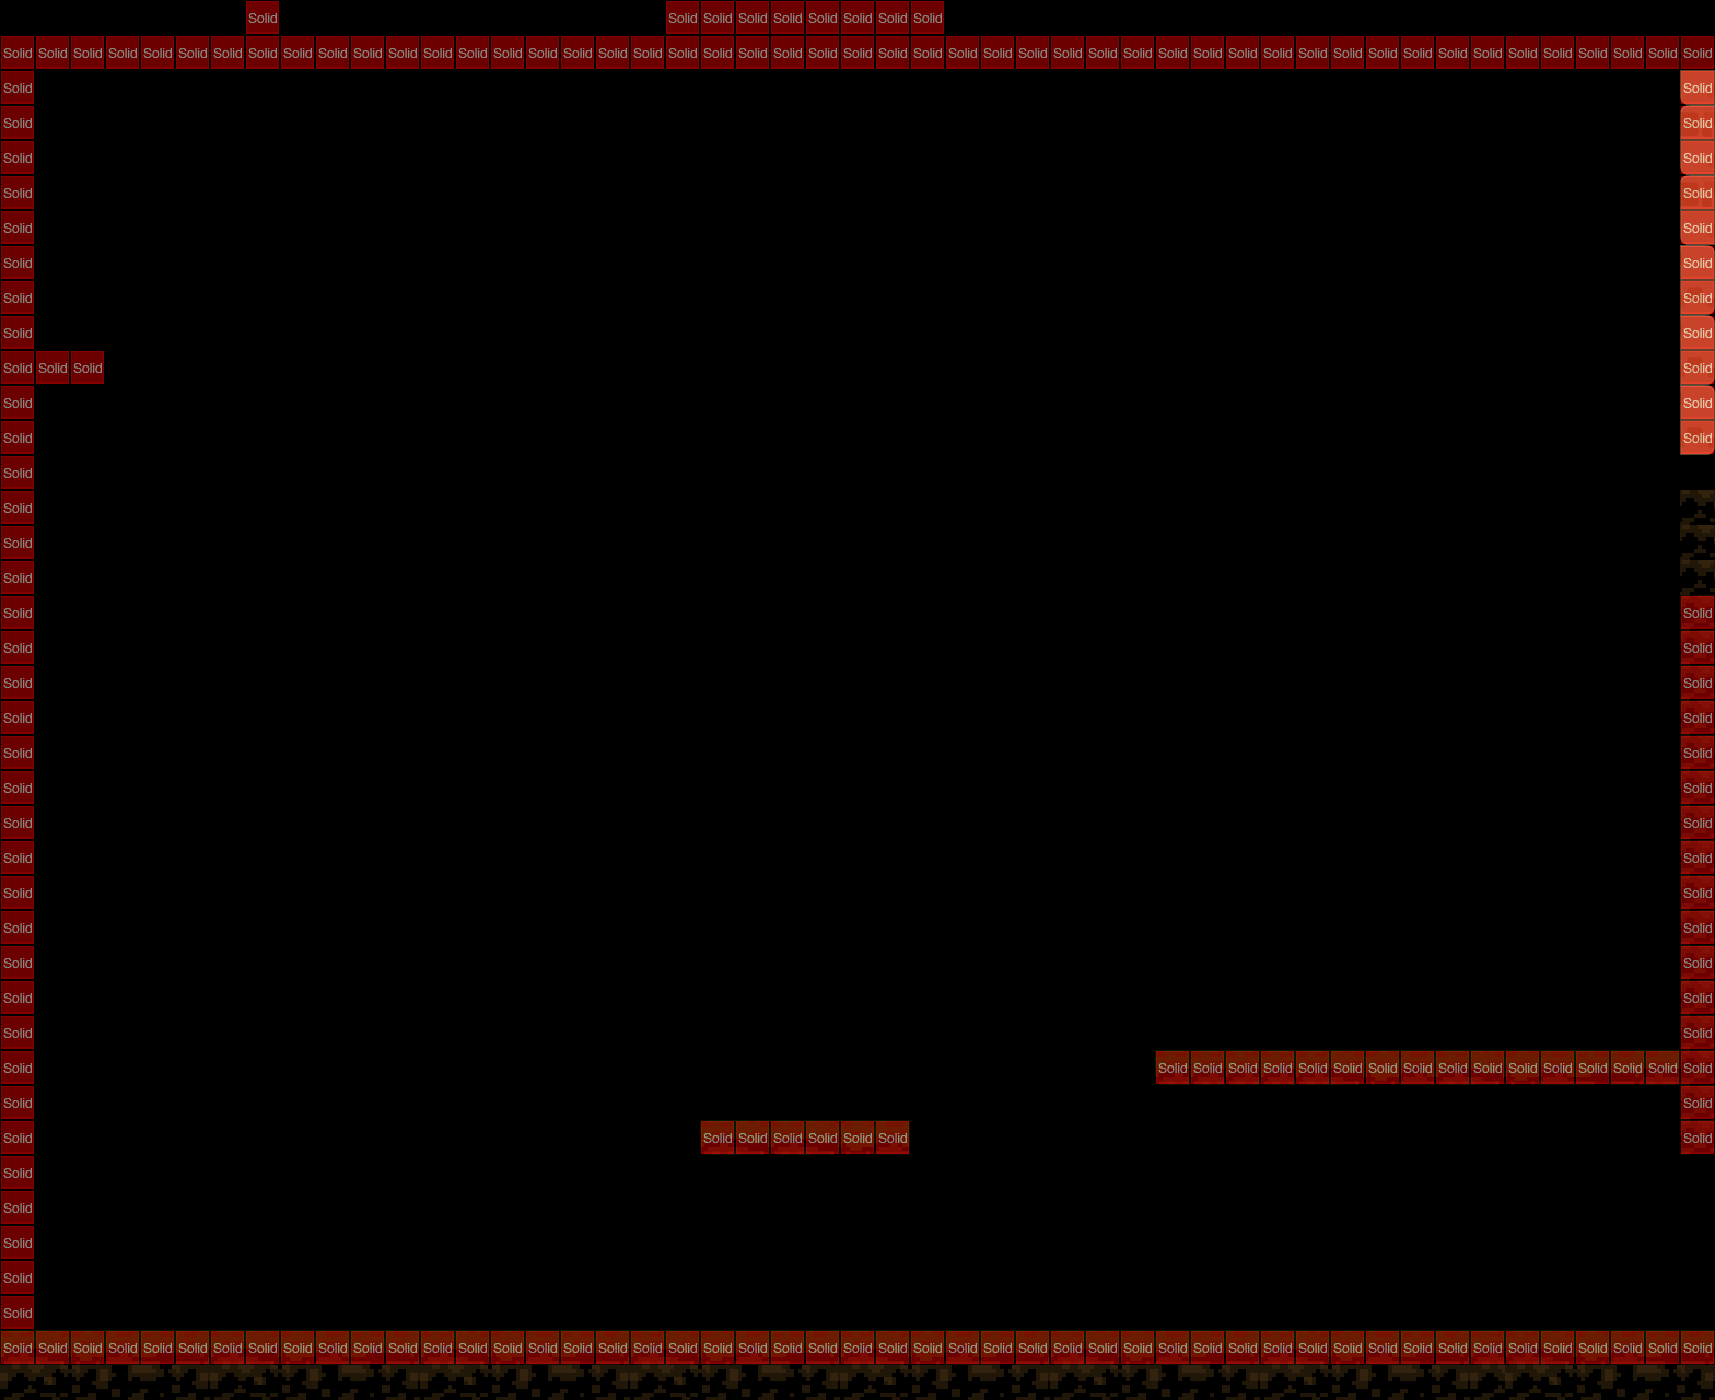

This game map was drawn from its Tiled (.tmx) file and the tilesets committed beside it. A one-line description and the trimmed map source follow:
An orthogonal 49x40 tile map with 35x35 px tiles, 3 tile layers (back layer, front layer, collision), 1 hidden layer not drawn, 3 tilesets and 7 objects (2x SlimeEntity, 2x FlyEntity, secondPlayer, mainPlayer, sword).

<map version="1.0" orientation="orthogonal" width="49" height="40" tilewidth="35" tileheight="35">
 <properties>
  <property name="backgroundcolor" value="#aa55ff" />
 </properties>
 <tileset firstgid="1" name="tileset" tilewidth="35" tileheight="35">
  <image source="../gfx/tileset.png" width="512" height="512" />
 </tileset>
 <tileset firstgid="197" name="metatiles35x35" tilewidth="35" tileheight="35">
  <image source="../gfx/metatiles35x35.png" width="210" height="35" />
  <tile id="0">
   <properties>
    <property name="type" value="solid" />
   </properties>
  </tile>
  <tile id="1">
   <properties>
    <property name="type" value="platform" />
   </properties>
  </tile>
  <tile id="2">
   <properties>
    <property name="type" value="lslope" />
   </properties>
  </tile>
  <tile id="3">
   <properties>
    <property name="type" value="rslope" />
   </properties>
  </tile>
  <tile id="4">
   <properties>
    <property name="type" value="ladder" />
   </properties>
  </tile>
  <tile id="5">
   <properties>
    <property name="type" value="breakable" />
   </properties>
  </tile>
 </tileset>
 <tileset firstgid="203" name="Forestground@4x" tilewidth="35" tileheight="35">
  <image source="../gfx/Forestground@4x.png" trans="ff00ff" width="500" height="500" />
 </tileset>
 <imagelayer name="gradient_background" width="49" height="40" visible="0">
  <image source="../gfx/background.png" />
 </imagelayer>
 <layer name="back layer" width="49" height="40">
  <data>[1960 cells, 108 non-empty, 16 distinct tile ids]</data>
 </layer>
 <objectgroup color="#55ff00" name="secondplayer" width="49" height="40">
  <object name="secondPlayer" x="70" y="1260" width="70" height="70">
   <properties>
    <property name="spriteheight" value="98" />
    <property name="spritewidth" value="72" />
   </properties>
  </object>
 </objectgroup>
 <objectgroup color="#55ff00" name="player" width="49" height="40">
  <object name="mainPlayer" x="175" y="1260" width="70" height="70">
   <properties>
    <property name="animationspeed" value="5" />
    <property name="image" value="simon" />
    <property name="spriteheight" value="100" />
    <property name="spritewidth" value="140" />
   </properties>
  </object>
  <object name="sword" x="245" y="1260" width="70" height="35" />
  <object name="SlimeEntity" x="48" y="975" width="350" height="35">
   <properties>
    <property name="animationspeed" value="3" />
    <property name="gravity" value="0" />
    <property name="image" value="bat" />
    <property name="spriteheight" value="50" />
    <property name="spritewidth" value="50" />
    <property name="velX" value="2" />
   </properties>
  </object>
 </objectgroup>
 <objectgroup color="#ff0000" name="slimes" width="49" height="40">
  <object name="SlimeEntity" x="274" y="694" width="350" height="35">
   <properties>
    <property name="animationspeed" value="5" />
    <property name="gravity" value="0" />
    <property name="image" value="crow" />
    <property name="spriteheight" value="50" />
    <property name="spritewidth" value="50" />
    <property name="velX" value="1" />
   </properties>
  </object>
 </objectgroup>
 <objectgroup color="#ffff00" name="coins" width="49" height="40" />
 <objectgroup color="#ff0000" name="flies" width="49" height="40">
  <object name="FlyEntity" x="1190" y="385" width="210" height="35">
   <properties>
    <property name="animationspeed" value="12" />
    <property name="gravity" value="0" />
    <property name="image" value="lameenemy" />
    <property name="spritewidth" value="24" />
    <property name="velX" value="2" />
   </properties>
  </object>
  <object name="FlyEntity" x="1180" y="950" width="490" height="35">
   <properties>
    <property name="animationspeed" value="10" />
    <property name="gravity" value="0" />
    <property name="image" value="skeleton" />
    <property name="spriteheight" value="100" />
    <property name="spritewidth" value="100" />
    <property name="velX" value="1" />
   </properties>
  </object>
 </objectgroup>
 <layer name="front layer" width="49" height="40">
  <data>[1960 cells, 52 non-empty, 13 distinct tile ids]</data>
 </layer>
 <layer name="collision" width="49" height="40" opacity="0.53">
  <data>[1960 cells, 193 non-empty, 1 distinct tile ids]</data>
 </layer>
</map>
